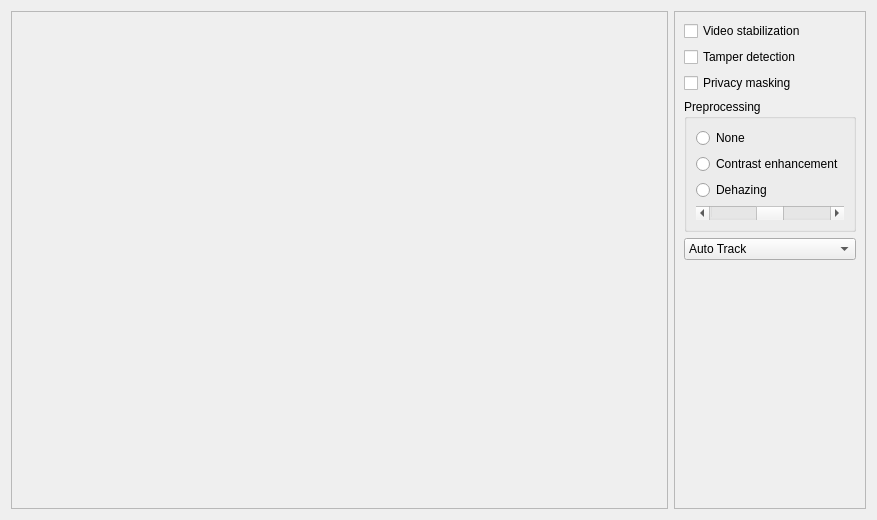
<?xml version="1.0" encoding="UTF-8"?>
<ui version="4.0">
 <class>AlgorithmControlWidget</class>
 <widget class="QWidget" name="AlgorithmControlWidget">
  <property name="geometry">
   <rect>
    <x>0</x>
    <y>0</y>
    <width>877</width>
    <height>520</height>
   </rect>
  </property>
  <property name="windowTitle">
   <string>Algorithm Control Widget</string>
  </property>
  <layout class="QGridLayout" name="gridLayout">
   <item row="0" column="0">
    <widget class="QFrame" name="frameVideo">
     <property name="sizePolicy">
      <sizepolicy hsizetype="Expanding" vsizetype="Preferred">
       <horstretch>0</horstretch>
       <verstretch>0</verstretch>
      </sizepolicy>
     </property>
     <property name="frameShape">
      <enum>QFrame::StyledPanel</enum>
     </property>
     <property name="frameShadow">
      <enum>QFrame::Raised</enum>
     </property>
    </widget>
   </item>
   <item row="0" column="1">
    <widget class="QFrame" name="frameControls">
     <property name="frameShape">
      <enum>QFrame::StyledPanel</enum>
     </property>
     <property name="frameShadow">
      <enum>QFrame::Raised</enum>
     </property>
     <layout class="QVBoxLayout" name="verticalLayout">
      <item>
       <widget class="QCheckBox" name="checkVideoStab">
        <property name="text">
         <string>Video stabilization</string>
        </property>
       </widget>
      </item>
      <item>
       <widget class="QCheckBox" name="checkTamper">
        <property name="text">
         <string>Tamper detection</string>
        </property>
       </widget>
      </item>
      <item>
       <widget class="QCheckBox" name="checkMasking">
        <property name="text">
         <string>Privacy masking</string>
        </property>
       </widget>
      </item>
      <item>
       <widget class="QGroupBox" name="groupBox">
        <property name="title">
         <string>Preprocessing</string>
        </property>
        <layout class="QVBoxLayout" name="verticalLayout_2">
         <item>
          <widget class="QRadioButton" name="radioPre_1">
           <property name="text">
            <string>None</string>
           </property>
          </widget>
         </item>
         <item>
          <widget class="QRadioButton" name="radioPre_2">
           <property name="text">
            <string>Contrast enhancement</string>
           </property>
          </widget>
         </item>
         <item>
          <widget class="QRadioButton" name="radioPre_3">
           <property name="text">
            <string>Dehazing</string>
           </property>
          </widget>
         </item>
         <item>
          <widget class="QScrollBar" name="horizontalScrollBarPre">
           <property name="maximum">
            <number>100</number>
           </property>
           <property name="value">
            <number>50</number>
           </property>
           <property name="orientation">
            <enum>Qt::Horizontal</enum>
           </property>
          </widget>
         </item>
        </layout>
       </widget>
      </item>
      <item>
       <widget class="QComboBox" name="comboRunMode">
        <item>
         <property name="text">
          <string>Auto Track</string>
         </property>
        </item>
        <item>
         <property name="text">
          <string>Semi Auto Track</string>
         </property>
        </item>
        <item>
         <property name="text">
          <string>Manuel Track</string>
         </property>
        </item>
        <item>
         <property name="text">
          <string>Smart Motion</string>
         </property>
        </item>
       </widget>
      </item>
      <item>
       <spacer name="verticalSpacer">
        <property name="orientation">
         <enum>Qt::Vertical</enum>
        </property>
        <property name="sizeHint" stdset="0">
         <size>
          <width>20</width>
          <height>223</height>
         </size>
        </property>
       </spacer>
      </item>
     </layout>
    </widget>
   </item>
  </layout>
 </widget>
 <resources/>
 <connections/>
</ui>
